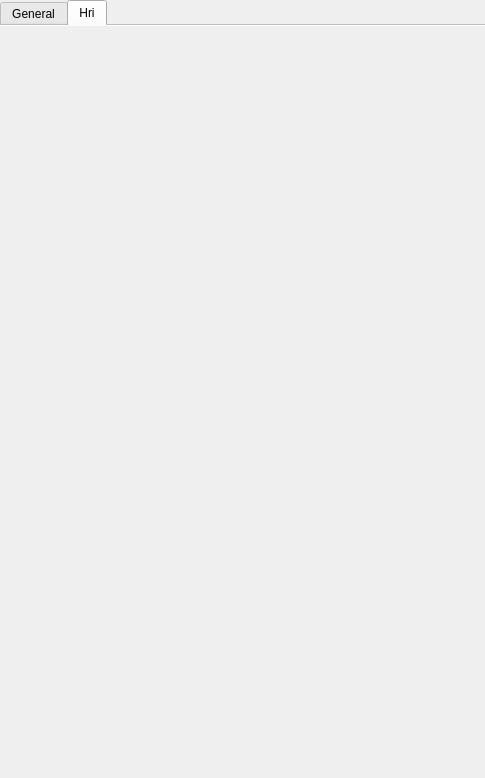
<?xml version="1.0" encoding="UTF-8"?>
<ui version="4.0">
 <class>CostWidget</class>
 <widget class="QWidget" name="CostWidget">
  <property name="geometry">
   <rect>
    <x>0</x>
    <y>0</y>
    <width>485</width>
    <height>778</height>
   </rect>
  </property>
  <property name="windowTitle">
   <string>Form</string>
  </property>
  <layout class="QGridLayout" name="gridLayout">
   <property name="margin">
    <number>0</number>
   </property>
   <item row="0" column="0">
    <widget class="QTabWidget" name="tabWidgetCosts">
     <property name="enabled">
      <bool>true</bool>
     </property>
     <property name="currentIndex">
      <number>1</number>
     </property>
     <property name="documentMode">
      <bool>true</bool>
     </property>
     <widget class="QWidget" name="Cost_General">
      <attribute name="title">
       <string>General</string>
      </attribute>
      <layout class="QVBoxLayout" name="verticalLayout_9">
       <property name="leftMargin">
        <number>0</number>
       </property>
       <property name="topMargin">
        <number>5</number>
       </property>
       <property name="rightMargin">
        <number>0</number>
       </property>
       <property name="bottomMargin">
        <number>5</number>
       </property>
       <item>
        <widget class="QScrollArea" name="costScrollArea">
         <property name="horizontalScrollBarPolicy">
          <enum>Qt::ScrollBarAlwaysOff</enum>
         </property>
         <property name="widgetResizable">
          <bool>true</bool>
         </property>
         <widget class="QWidget" name="scrollAreaWidgetContents_2">
          <property name="geometry">
           <rect>
            <x>0</x>
            <y>0</y>
            <width>351</width>
            <height>910</height>
           </rect>
          </property>
          <layout class="QVBoxLayout" name="verticalLayout">
           <item>
            <widget class="QGroupBox" name="groupBox_22">
             <property name="title">
              <string>General</string>
             </property>
             <layout class="QGridLayout" name="gridLayout_25">
              <item row="0" column="0">
               <widget class="QCheckBox" name="isCostSpaceCopy">
                <property name="text">
                 <string>Is Cost Space</string>
                </property>
               </widget>
              </item>
              <item row="1" column="0">
               <widget class="QWidget" name="widget" native="true">
                <layout class="QHBoxLayout" name="horizontalLayout">
                 <item>
                  <widget class="QLabel" name="label">
                   <property name="text">
                    <string>Cost Function</string>
                   </property>
                  </widget>
                 </item>
                 <item>
                  <widget class="QComboBox" name="comboBoxCostFunctions"/>
                 </item>
                 <item>
                  <spacer name="horizontalSpacer">
                   <property name="orientation">
                    <enum>Qt::Horizontal</enum>
                   </property>
                   <property name="sizeHint" stdset="0">
                    <size>
                     <width>40</width>
                     <height>20</height>
                    </size>
                   </property>
                  </spacer>
                 </item>
                </layout>
               </widget>
              </item>
             </layout>
            </widget>
           </item>
           <item>
            <widget class="QGroupBox" name="groupBox_7">
             <property name="title">
              <string>Traj Cost</string>
             </property>
             <layout class="QVBoxLayout" name="verticalLayout_29">
              <item>
               <widget class="QWidget" name="widget_14" native="true">
                <layout class="QGridLayout" name="gridLayout_34">
                 <item row="0" column="0">
                  <widget class="QPushButton" name="pushButtonShowTrajCost">
                   <property name="text">
                    <string>Show Traj Cost</string>
                   </property>
                  </widget>
                 </item>
                 <item row="0" column="1">
                  <widget class="QPushButton" name="pushButtonShowHRITrajCost">
                   <property name="text">
                    <string>Show HRI Traj</string>
                   </property>
                  </widget>
                 </item>
                 <item row="2" column="0">
                  <widget class="QCheckBox" name="checkBoxRescale">
                   <property name="text">
                    <string>Will not rescale</string>
                   </property>
                  </widget>
                 </item>
                 <item row="1" column="0">
                  <widget class="QPushButton" name="pushButtonShowCostProfile">
                   <property name="text">
                    <string>Show Cost Profile</string>
                   </property>
                  </widget>
                 </item>
                </layout>
               </widget>
              </item>
              <item>
               <widget class="QWidget" name="widget_15" native="true">
                <layout class="QHBoxLayout" name="horizontalLayout_5">
                 <item>
                  <widget class="QComboBox" name="comboBoxTrajCostExtimation_2">
                   <item>
                    <property name="text">
                     <string>Minimal Work</string>
                    </property>
                   </item>
                   <item>
                    <property name="text">
                     <string>Integral</string>
                    </property>
                   </item>
                  </widget>
                 </item>
                 <item>
                  <spacer name="horizontalSpacer_2">
                   <property name="orientation">
                    <enum>Qt::Horizontal</enum>
                   </property>
                   <property name="sizeHint" stdset="0">
                    <size>
                     <width>40</width>
                     <height>20</height>
                    </size>
                   </property>
                  </spacer>
                 </item>
                </layout>
               </widget>
              </item>
              <item>
               <widget class="QWidget" name="widget_16" native="true">
                <layout class="QHBoxLayout" name="horizontalLayout_9">
                 <item>
                  <widget class="QLabel" name="label_24">
                   <property name="text">
                    <string>Length Weight</string>
                   </property>
                  </widget>
                 </item>
                 <item>
                  <widget class="QDoubleSpinBox" name="doubleSpinBoxLengthWeight">
                   <property name="decimals">
                    <number>3</number>
                   </property>
                   <property name="minimum">
                    <double>0.000000000000000</double>
                   </property>
                   <property name="maximum">
                    <double>150.000000000000000</double>
                   </property>
                   <property name="singleStep">
                    <double>0.001000000000000</double>
                   </property>
                  </widget>
                 </item>
                 <item>
                  <widget class="QSlider" name="horizontalSliderLengthWeight">
                   <property name="orientation">
                    <enum>Qt::Horizontal</enum>
                   </property>
                  </widget>
                 </item>
                </layout>
               </widget>
              </item>
             </layout>
            </widget>
           </item>
           <item>
            <widget class="QGroupBox" name="groupBox_10">
             <property name="title">
              <string>T-RRT</string>
             </property>
             <layout class="QVBoxLayout" name="verticalLayout_10">
              <item>
               <layout class="QGridLayout" name="gridLayout_4">
                <item row="0" column="0">
                 <widget class="QLabel" name="label_6">
                  <property name="text">
                   <string>Initial Temp.</string>
                  </property>
                 </widget>
                </item>
                <item row="0" column="1">
                 <widget class="QDoubleSpinBox" name="doubleSpinBoxInitTemp">
                  <property name="decimals">
                   <number>6</number>
                  </property>
                  <property name="minimum">
                   <double>0.000001000000000</double>
                  </property>
                  <property name="maximum">
                   <double>10.000000000000000</double>
                  </property>
                  <property name="singleStep">
                   <double>0.000001000000000</double>
                  </property>
                 </widget>
                </item>
                <item row="0" column="2">
                 <widget class="QSlider" name="horizontalSliderInitTemp">
                  <property name="maximum">
                   <number>10000000</number>
                  </property>
                  <property name="orientation">
                   <enum>Qt::Horizontal</enum>
                  </property>
                 </widget>
                </item>
                <item row="1" column="0">
                 <widget class="QLabel" name="label_7">
                  <property name="text">
                   <string>NFailmax</string>
                  </property>
                 </widget>
                </item>
                <item row="1" column="1">
                 <widget class="QDoubleSpinBox" name="doubleSpinBoxNFailMax">
                  <property name="decimals">
                   <number>0</number>
                  </property>
                  <property name="minimum">
                   <double>10.000000000000000</double>
                  </property>
                  <property name="maximum">
                   <double>10000.000000000000000</double>
                  </property>
                  <property name="singleStep">
                   <double>10.000000000000000</double>
                  </property>
                 </widget>
                </item>
                <item row="1" column="2">
                 <widget class="QSlider" name="horizontalSliderNFailMax">
                  <property name="maximum">
                   <number>500</number>
                  </property>
                  <property name="orientation">
                   <enum>Qt::Horizontal</enum>
                  </property>
                 </widget>
                </item>
                <item row="2" column="0">
                 <widget class="QLabel" name="label_29">
                  <property name="text">
                   <string>Minimal Connect Gap</string>
                  </property>
                 </widget>
                </item>
                <item row="2" column="1">
                 <widget class="QDoubleSpinBox" name="doubleSpinBoxMinConnectGap">
                  <property name="decimals">
                   <number>1</number>
                  </property>
                  <property name="minimum">
                   <double>1.000000000000000</double>
                  </property>
                  <property name="maximum">
                   <double>20.000000000000000</double>
                  </property>
                 </widget>
                </item>
                <item row="2" column="2">
                 <widget class="QSlider" name="horizontalSliderMinConnectGap">
                  <property name="orientation">
                   <enum>Qt::Horizontal</enum>
                  </property>
                 </widget>
                </item>
               </layout>
              </item>
              <item>
               <widget class="QCheckBox" name="checkBoxCostBefore">
                <property name="text">
                 <string>Compute Cost Before Collision</string>
                </property>
               </widget>
              </item>
              <item>
               <widget class="QCheckBox" name="checkBoxCostExpandToGoal">
                <property name="text">
                 <string>Expand To Goal</string>
                </property>
               </widget>
              </item>
              <item>
               <widget class="QCheckBox" name="checkBoxCostWithGradient">
                <property name="text">
                 <string>With Gradient</string>
                </property>
               </widget>
              </item>
              <item>
               <layout class="QHBoxLayout" name="horizontalLayout_10">
                <item>
                 <spacer name="horizontalSpacer_4">
                  <property name="orientation">
                   <enum>Qt::Horizontal</enum>
                  </property>
                  <property name="sizeHint" stdset="0">
                   <size>
                    <width>40</width>
                    <height>20</height>
                   </size>
                  </property>
                 </spacer>
                </item>
                <item>
                 <widget class="QPushButton" name="pushButtonShowTemp">
                  <property name="text">
                   <string>Show Temp.</string>
                  </property>
                 </widget>
                </item>
                <item>
                 <spacer name="horizontalSpacer_5">
                  <property name="orientation">
                   <enum>Qt::Horizontal</enum>
                  </property>
                  <property name="sizeHint" stdset="0">
                   <size>
                    <width>40</width>
                    <height>20</height>
                   </size>
                  </property>
                 </spacer>
                </item>
               </layout>
              </item>
             </layout>
            </widget>
           </item>
           <item>
            <widget class="QGroupBox" name="groupBox_24">
             <property name="title">
              <string>2D Landscape</string>
             </property>
             <layout class="QGridLayout" name="gridLayout_28">
              <item row="0" column="0">
               <widget class="QPushButton" name="pushButton2DDijkstra">
                <property name="text">
                 <string>Dijkstra</string>
                </property>
               </widget>
              </item>
              <item row="0" column="1">
               <spacer name="horizontalSpacer_3">
                <property name="orientation">
                 <enum>Qt::Horizontal</enum>
                </property>
                <property name="sizeHint" stdset="0">
                 <size>
                  <width>40</width>
                  <height>20</height>
                 </size>
                </property>
               </spacer>
              </item>
             </layout>
            </widget>
           </item>
           <item>
            <widget class="QGroupBox" name="groupBox">
             <property name="title">
              <string>Roadmap with cycles</string>
             </property>
             <layout class="QGridLayout" name="gridLayout_5">
              <item row="0" column="0">
               <widget class="QPushButton" name="pushButtonRecomputeGraph">
                <property name="text">
                 <string>Recompute Cost In Graph</string>
                </property>
               </widget>
              </item>
              <item row="1" column="0">
               <widget class="QPushButton" name="pushButtonStonesGraph">
                <property name="text">
                 <string>Load Stones Graph And Recompute</string>
                </property>
               </widget>
              </item>
              <item row="2" column="0">
               <widget class="QPushButton" name="pushButtonExtractBestPath">
                <property name="text">
                 <string>Extract Best Path</string>
                </property>
               </widget>
              </item>
              <item row="0" column="1">
               <spacer name="horizontalSpacer_7">
                <property name="orientation">
                 <enum>Qt::Horizontal</enum>
                </property>
                <property name="sizeHint" stdset="0">
                 <size>
                  <width>40</width>
                  <height>20</height>
                 </size>
                </property>
               </spacer>
              </item>
             </layout>
            </widget>
           </item>
           <item>
            <layout class="QHBoxLayout" name="horizontalLayout_14">
             <item>
              <widget class="QPushButton" name="pushButtonGridInGraph">
               <property name="text">
                <string>Grid In Graph</string>
               </property>
              </widget>
             </item>
             <item>
              <widget class="QPushButton" name="pushButtonAStar">
               <property name="text">
                <string>Test A*</string>
               </property>
              </widget>
             </item>
            </layout>
           </item>
          </layout>
         </widget>
        </widget>
       </item>
      </layout>
     </widget>
     <widget class="QWidget" name="CostHri">
      <attribute name="title">
       <string>Hri</string>
      </attribute>
      <layout class="QVBoxLayout" name="verticalLayout_3">
       <property name="margin">
        <number>0</number>
       </property>
       <item>
        <widget class="HricsWidget" name="tabHri" native="true"/>
       </item>
      </layout>
     </widget>
    </widget>
   </item>
  </layout>
 </widget>
 <customwidgets>
  <customwidget>
   <class>HricsWidget</class>
   <extends>QWidget</extends>
   <header>qtHrics.hpp</header>
   <container>1</container>
  </customwidget>
 </customwidgets>
 <resources/>
 <connections/>
</ui>
